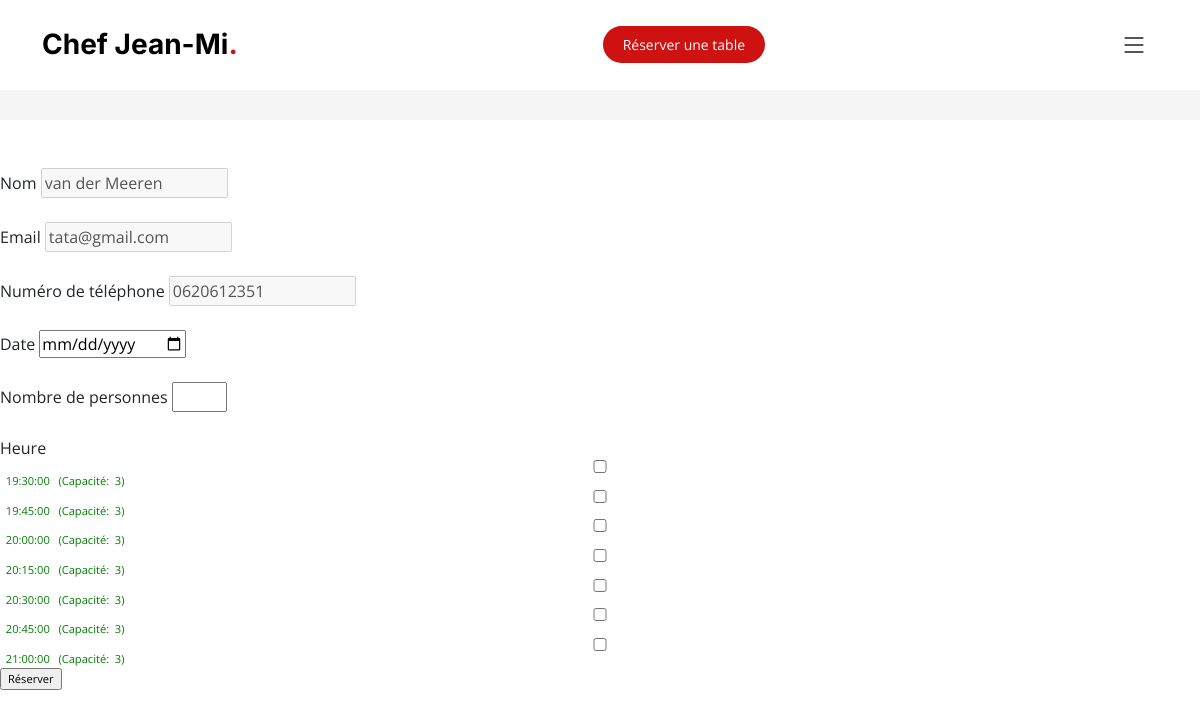
/forms/hour_select.php (signed in), run on the app's committed database.
### tables this page shows
CREATE TABLE `time_booked` (
  `id_time` int(11) NOT NULL,
  `time_book` time NOT NULL,
  `capacity` int(11) NOT NULL,
  `date_time` date NOT NULL
);

### forms/fonction.inc.php (called while the page is built, shortened)
<?Php
function internauteEstConnecte()
{
    if(!isset($_SESSION['user'])) return false;
    else return true;
}
function internauteEstConnecteEtEstAdmin()
{
    if(internauteEstConnecte() && $_SESSION['user']['admin'] == 1) return true;
    else return false;
}

### forms/hour_select.php (the view, shortened to what this page needs)
<?php
require_once("./init.inc.php");
if (internauteEstConnecteEtEstAdmin()) {
    require_once("./headAdmin.php");
}
elseif (internauteEstConnecte()) {
  require_once("./head.php");
}
$id = $_SESSION['user']['id'];
$nom = $_SESSION['user']['nom'];
$email = $_SESSION['user']['email'];
$tel = $_SESSION['user']['tel'];
$date_book = $_POST['date'];
$guests = $_POST['guests'];
?>
<form action="./record_booked.php " method="post" id="form_booking">
  <input type="hidden"  id="id_user" name="id_user" placeholder="id" value="<?php echo ($id) ?>"><br><br>
  <label for="name">Nom</label>
  <input type="text" disabled="disabled" id="name" name="name" placeholder="Entrez votre nom" value="<?php echo ($nom) ?>"><br><br>
  <label for="email">Email</label>
  <input type="email" disabled="disabled" id="email" name="email" placeholder="Entrez votre email" value="<?php echo ($email) ?>" required><br><br>
  <label for="phone">Numéro de téléphone</label>
  <input type="tel" disabled="disabled" id="phone" name="phone" placeholder="Entrez votre numéro de téléphone" value="<?php echo ($tel) ?>" required><br><br>
  <label for="date">Date</label>
  <input type="date"  id="date" name="date" value="<?php echo ($date_book) ?>" required><br><br>
  <label for="guests">Nombre de personnes</label>
  <input type="number"  id="guests" name="guests" value="<?php echo ($guests) ?>" min="1" max="10" required><br><br>
<label for="date">Heure</label>
<div class="check">
  <div class="check">
  <?php
$selected_date = $_POST['date'];
$query = "SELECT time_book, capacity FROM time_booked ORDER BY time_book ASC";
$result = mysqli_query($mysqli, $query);
$available_times = array();
while ($row = mysqli_fetch_assoc($result)) {
  $time = $row['time_book'];
  $capacity = $row['capacity'];
  $query2 = "SELECT SUM(nbr_people) as total_people FROM booking WHERE date_booking='$selected_date' AND time_booking='$time'";
  $result2 = mysqli_query($mysqli, $query2);
  $row2 = mysqli_fetch_assoc($result2);
  $total_people = $row2['total_people'];
  if (($total_people + $_POST['guests']) <= $capacity) {
    $remaining_capacity = $capacity - $total_people;
    array_push($available_times, array("time" => $time, "capacity" => $remaining_capacity));
  }
}
if (count($available_times) > 0) {
  foreach ($available_times as $time_capacity) {
    echo '<input type="checkbox" name="time_book" value="' . $time_capacity['time'] . '">&nbsp;&nbsp;'. $time_capacity['time'] . '&nbsp;&nbsp;&nbsp;';
    echo '(Capacité:&nbsp;  ' . $time_capacity['capacity'] . ')&nbsp;&nbsp;&nbsp;';
  }
} else {
  echo 'Aucun horaire disponible pour la date sélectionnée avec le nombre de personnes renseigné';
  echo '<br>';
  echo 'Veuillez renseigner une autre date <a href="./booking.php">&nbsp; ici </a>';
}
          if (count($available_times) > 0) {
          echo '<div>
          <input type="submit" value="Réserver">
          <div>';
          }
 ?>
  </form>

### forms/headAdmin.php (shortened to what this page needs)
<!DOCTYPE html>
<html lang="en">
<head>
  <link href="../assets/vendor/bootstrap/css/bootstrap.min.css" rel="stylesheet">
  <link href="../assets/vendor/bootstrap-icons/bootstrap-icons.css" rel="stylesheet">
  <link href="../assets/vendor/aos/aos.css" rel="stylesheet">
  <link href="../assets/vendor/glightbox/css/glightbox.min.css" rel="stylesheet">
  <link href="../assets/vendor/swiper/swiper-bundle.min.css" rel="stylesheet">
  <link href="../assets/css/main.css" rel="stylesheet">
</head>
<body>
  <header id="header" class="header fixed-top d-flex align-items-center">
    <div class="container d-flex align-items-center justify-content-between">
      <a href="../index.php" class="logo d-flex align-items-center me-auto me-lg-0">
        <h1>Chef Jean-Mi<span>.</span></h1>
      </a>
      <a class="btn-book-a-table" href="./booking.php">Réserver une table</a>
      <i class="mobile-nav-toggle mobile-nav-show bi bi-list"></i>
    </div>
  </header>
  <main id="main">
    <div class="breadcrumbs">
    </div>
  </main>
</body>
</html>

### assets/css/main.css (style rules this page uses)
.check { display:flex; color:green; font: size 0.5em; }
:root { --font-default: "Open Sans", system-ui, -apple-system, "Segoe UI", Roboto, "Helvetica Neue", Arial, "Noto Sans", "Liberation Sans", sans-serif, "Apple Color Emoji", "Segoe UI Emoji", "Segoe UI Symbol", "Noto Color Emoji"; --font-primary: "Amatic SC", sans-serif; --font-secondary: "Inter", sans-serif; }
:root { --color-default: #212529; --color-primary: #ce1212; --color-secondary: #37373f; }
:root { scroll-behavior: smooth; }
body { font-family: var(--font-default); color: var(--color-default); }
a { color: var(--color-primary); text-decoration: none; }
h1, h2, h3, h4, h5, h6 { font-family: var(--font-secondary); }
.breadcrumbs { padding: 15px 0; background: rgba(55, 55, 63, 0.05); margin-top: 90px; }
.header { background: #fff; transition: all 0.5s; z-index: 997; height: 90px; border-bottom: 1px solid #fff; }
.header .logo h1 { font-size: 28px; font-weight: 700; color: #000; margin: 0; font-family: var(--font-secondary); }
.header .logo h1 span { color: var(--color-primary); }
.header .btn-book-a-table, .header .btn-book-a-table:focus { font-size: 14px; color: #fff; background: var(--color-primary); padding: 8px 20px; margin-left: 30px; border-radius: 50px; transition: 0.3s; }
@media (max-width: 1279px) { .check { display:grid; font-size: smaller; color:green; font: size 0.5em; } }
@media (max-width: 1279px) { .mobile-nav-show { color: var(--color-secondary); font-size: 28px; cursor: pointer; line-height: 0; transition: 0.5s; z-index: 9999; margin: 0 10px 0 20px; } }

### data on the page
time_booked: time_book "19:30:00", capacity "3"
time_booked: time_book "19:45:00", capacity "3"
time_booked: time_book "20:00:00", capacity "3"
time_booked: time_book "20:15:00", capacity "3"
time_booked: time_book "20:30:00", capacity "3"
time_booked: time_book "20:45:00", capacity "3"
time_booked: time_book "21:00:00", capacity "3"
